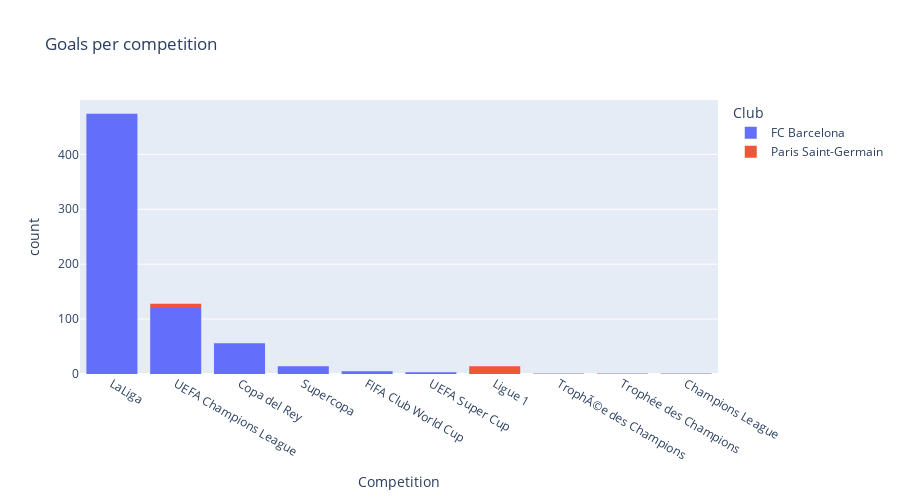

Notebook source saved alongside this figure:
### Code cell
px.histogram(
    messi,
    x='Competition',
    title="Goals per competition",
    log_x=False,
    log_y=False,
    #symbol='title',
    #markers=True,
    #width=800, 
    height=500,
    color='Club',
    hover_name='Club',
    hover_data=['Competition','Club'])

### Figure 1 — Plotly figure (JSON) as saved in the notebook; plotly's stock layout.template omitted (floating-point values rounded to 4 significant figures; data arrays with more than 128 entries replaced by an {"elided": "..."} marker saying what was removed)
{"data": [{"alignmentgroup": "True", "bingroup": "x", "hovertemplate": "Club=FC Barcelona<br>Competition=%{x}<br>count=%{y}<extra></extra>", "legendgroup": "FC Barcelona", "marker": {"color": "#636efa", "pattern": {"shape": ""}}, "name": "FC Barcelona", "offsetgroup": "FC Barcelona", "orientation": "v", "showlegend": true, "type": "histogram", "x": {"elided": "672 str values"}, "xaxis": "x", "yaxis": "y"}, {"alignmentgroup": "True", "bingroup": "x", "hovertemplate": "Club=Paris Saint-Germain<br>Competition=%{x}<br>count=%{y}<extra></extra>", "legendgroup": "Paris Saint-Germain", "marker": {"color": "#EF553B", "pattern": {"shape": ""}}, "name": "Paris Saint-Germain", "offsetgroup": "Paris Saint-Germain", "orientation": "v", "showlegend": true, "type": "histogram", "x": ["UEFA Champions League", "UEFA Champions League", "UEFA Champions League", "Ligue 1", "UEFA Champions League", "UEFA Champions League", "Ligue 1", "Ligue 1", "Ligue 1", "Ligue 1", "Ligue 1", "TrophÃ©e des Champions", "Ligue 1", "Ligue 1", "Trophée des Champions", "Ligue 1", "Ligue 1", "Ligue 1", "Champions League", "Ligue 1", "Ligue 1", "UEFA Champions League", "Ligue 1", "UEFA Champions League", "UEFA Champions League"], "xaxis": "x", "yaxis": "y"}], "layout": {"barmode": "relative", "height": 500, "legend": {"title": {"text": "Club"}, "tracegroupgap": 0}, "title": {"text": "Goals per competition"}, "xaxis": {"anchor": "y", "domain": [0, 1], "title": {"text": "Competition"}}, "yaxis": {"anchor": "x", "domain": [0, 1], "title": {"text": "count"}}}}
